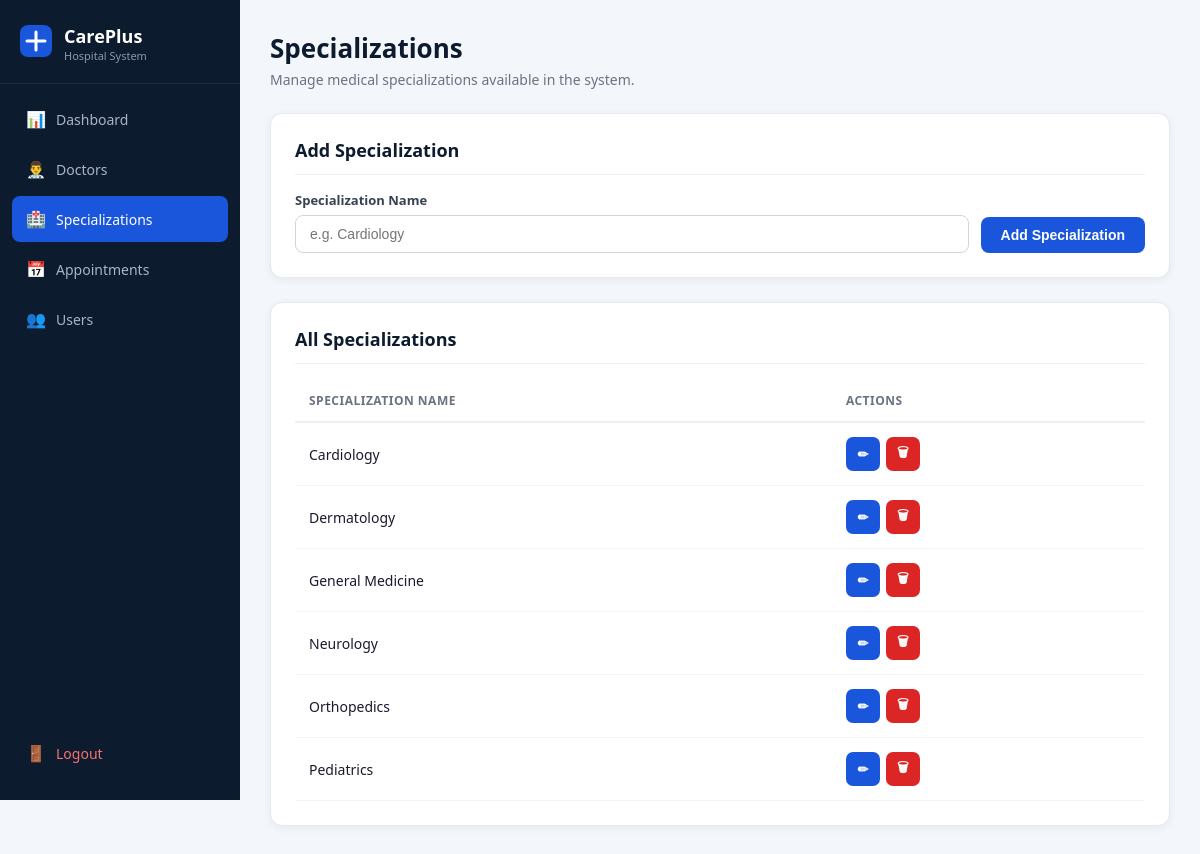
Page /View/AdminSpecializations.php (signed in) on the committed database.
### tables this page shows
CREATE TABLE `specializations` (
  `specialization_id` int(11) NOT NULL,
  `specialization_name` varchar(100) NOT NULL
);

### Model/DoctorModel.php (called while the page is built, shortened)
<?php
class DoctorModel {
    function getAllSpecializations($conn) {
        $sql = "SELECT specialization_id, specialization_name FROM specializations ORDER BY specialization_name ASC";
        $result = $conn->query($sql);
        return $result;
    }
}
?>

### View/AdminSpecializations.php (the view, shortened to what this page needs)
<?php
include_once "../Config/Db.php";
include_once "../Model/DoctorModel.php";
$db = new Db();
$conn = $db->connection();
$doctorModel = new DoctorModel();
$specializations = $doctorModel->getAllSpecializations($conn);
$editingSpec = null;
?>
<!DOCTYPE html>
<html lang="en">
<head>
    <link rel="stylesheet" href="Style.css">
</head>
<body>
<div class="layout">
    <?php include "AdminSidebar.php"; ?>
    <div class="main-content">
        <div class="page-header">
            <h1>Specializations</h1>
            <p>Manage medical specializations available in the system.</p>
        </div>
        <div class="card">
            <div class="card-title"><?= $editingSpec ? 'Edit Specialization' : 'Add Specialization' ?></div>
            <form action="../Controller/DoctorManagementController.php" method="POST">
                <div style="display:flex; gap:12px; align-items:flex-end;">
                    <div class="form-group" style="flex:1;">
                        <label>Specialization Name</label>
                        <input type="text" name="specialization_name" class="form-control"
                               placeholder="e.g. Cardiology"
                               value="<?= htmlspecialchars($editingSpec['specialization_name'] ?? '') ?>" required>
                    </div>
                    <div class="form-actions" style="margin-top:0;">
                        <button type="submit" class="btn btn-primary">
                            <?= $editingSpec ? 'Update' : 'Add Specialization' ?>
                        </button>
                    </div>
                </div>
            </form>
        </div>
        <div class="card">
            <div class="card-title">All Specializations</div>
            <div class="table-wrap">
                <table>
                    <thead>
                        <tr>
                            <th>Specialization Name</th>
                            <th>Actions</th>
                        </tr>
                    </thead>
                    <tbody>
                        <?php
                        if ($specializations && $specializations->num_rows > 0) {
                            while ($row = $specializations->fetch_assoc()) {
                                echo "<tr>";
                                echo "<td>" . htmlspecialchars($row['specialization_name']) . "</td>";
                                echo "<td>";
                                echo "<div style='display:flex; gap:6px;'>";
                                echo "<a href='?edit_id={$row['specialization_id']}' class='btn btn-sm btn-primary btn-icon' title='Edit'>✏</a>";
                                echo "<form action='../Controller/DoctorManagementController.php' method='POST'
                                           id='deleteSpecForm{$row['specialization_id']}'>";
                                echo "<button type='button' class='btn btn-sm btn-danger btn-icon' title='Delete'
                                             onclick=\"showConfirmModal(document.getElementById('deleteSpecForm{$row['specialization_id']}'), 'Delete specialization: {$row['specialization_name']}?', 'delete')\">🗑</button>";
                                echo "</form>";
                                echo "</div>";
                                echo "</td>";
                                echo "</tr>";
                            }
                        } else {
                            echo "<tr><td colspan='3' style='text-align:center; color:#6b7280; padding:30px;'>No specializations found.</td></tr>";
                        }
                        ?>
                    </tbody>
                </table>
            </div>
        </div>
    </div>
</div>
</body>
</html>

### View/Style.css (style rules this page uses)
* { box-sizing: border-box; margin: 0; padding: 0; }
body { font-family: 'Segoe UI', Tahoma, Geneva, Verdana, sans-serif; background: #f3f6fb; color: #1a1a2e; min-height: 100vh; }
a { text-decoration: none; color: inherit; }
.layout { display: flex; min-height: 100vh; }
.main-content { margin-left: 240px; flex: 1; padding: 30px; min-height: 100vh; }
.page-header { margin-bottom: 24px; }
.page-header h1 { font-size: 26px; font-weight: 700; color: #0d1b2e; }
.page-header p { color: #6b7280; font-size: 14px; margin-top: 4px; }
.card { background: #fff; border-radius: 12px; padding: 24px; box-shadow: 0 2px 8px rgba(0,0,0,0.06); border: 1px solid #e5e9f0; margin-bottom: 24px; }
.card-title { font-size: 18px; font-weight: 600; color: #0d1b2e; margin-bottom: 16px; padding-bottom: 12px; border-bottom: 1px solid #f0f0f0; }
.form-group { display: flex; flex-direction: column; gap: 6px; }
.form-group label { font-size: 13px; font-weight: 600; color: #374151; }
.form-control { padding: 10px 14px; border: 1px solid #d1d5db; border-radius: 8px; font-size: 14px; color: #1a1a2e; background: #fff; width: 100%; transition: border-color 0.2s; }
.btn { display: inline-flex; align-items: center; justify-content: center; gap: 6px; padding: 10px 20px; border-radius: 8px; font-size: 14px; font-weight: 600; cursor: pointer; border: none; transition: opacity 0.2s, transform 0.1s; }
.btn-primary { background: #1a56db; color: #fff; }
.btn-danger { background: #dc2626; color: #fff; }
.btn-sm { padding: 7px 14px; font-size: 13px; }
.btn-icon { width: 34px; height: 34px; padding: 0; border-radius: 7px; }
.form-actions { display: flex; justify-content: flex-end; gap: 10px; margin-top: 20px; }
.table-wrap { overflow-x: auto; }
table { width: 100%; border-collapse: collapse; font-size: 14px; }
thead th { padding: 12px 14px; text-align: left; font-size: 12px; font-weight: 700; color: #6b7280; text-transform: uppercase; letter-spacing: 0.5px; border-bottom: 2px solid #f0f0f0; }
tbody td { padding: 14px; border-bottom: 1px solid #f0f4f8; color: #1a1a2e; vertical-align: middle; }

### rows in the picture
specializations: specialization_name "Cardiology"
specializations: specialization_name "Dermatology"
specializations: specialization_name "General Medicine"
specializations: specialization_name "Neurology"
specializations: specialization_name "Orthopedics"
specializations: specialization_name "Pediatrics"
